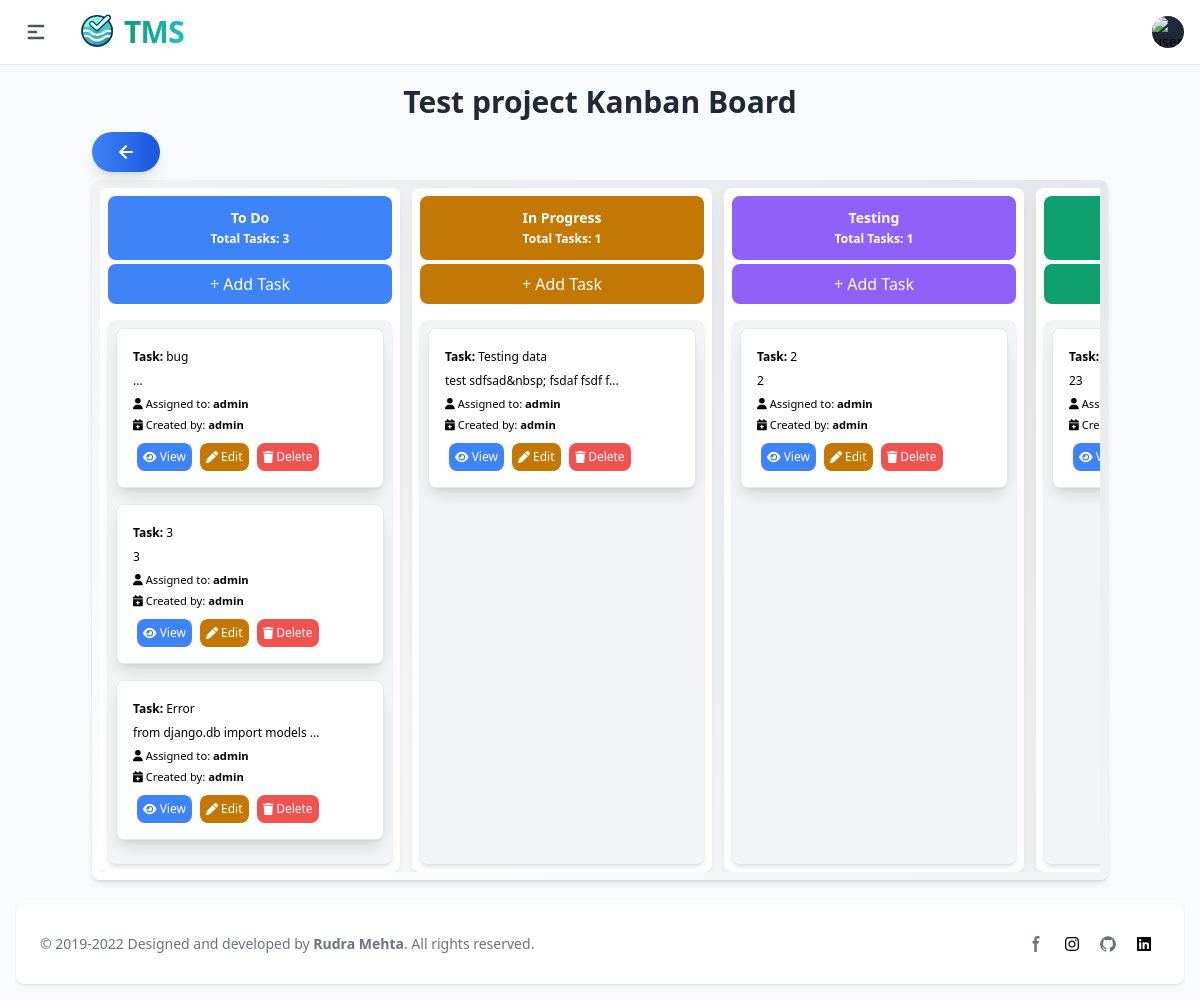
The page /kanban-board/7/ (signed in) on the database as committed earlier.
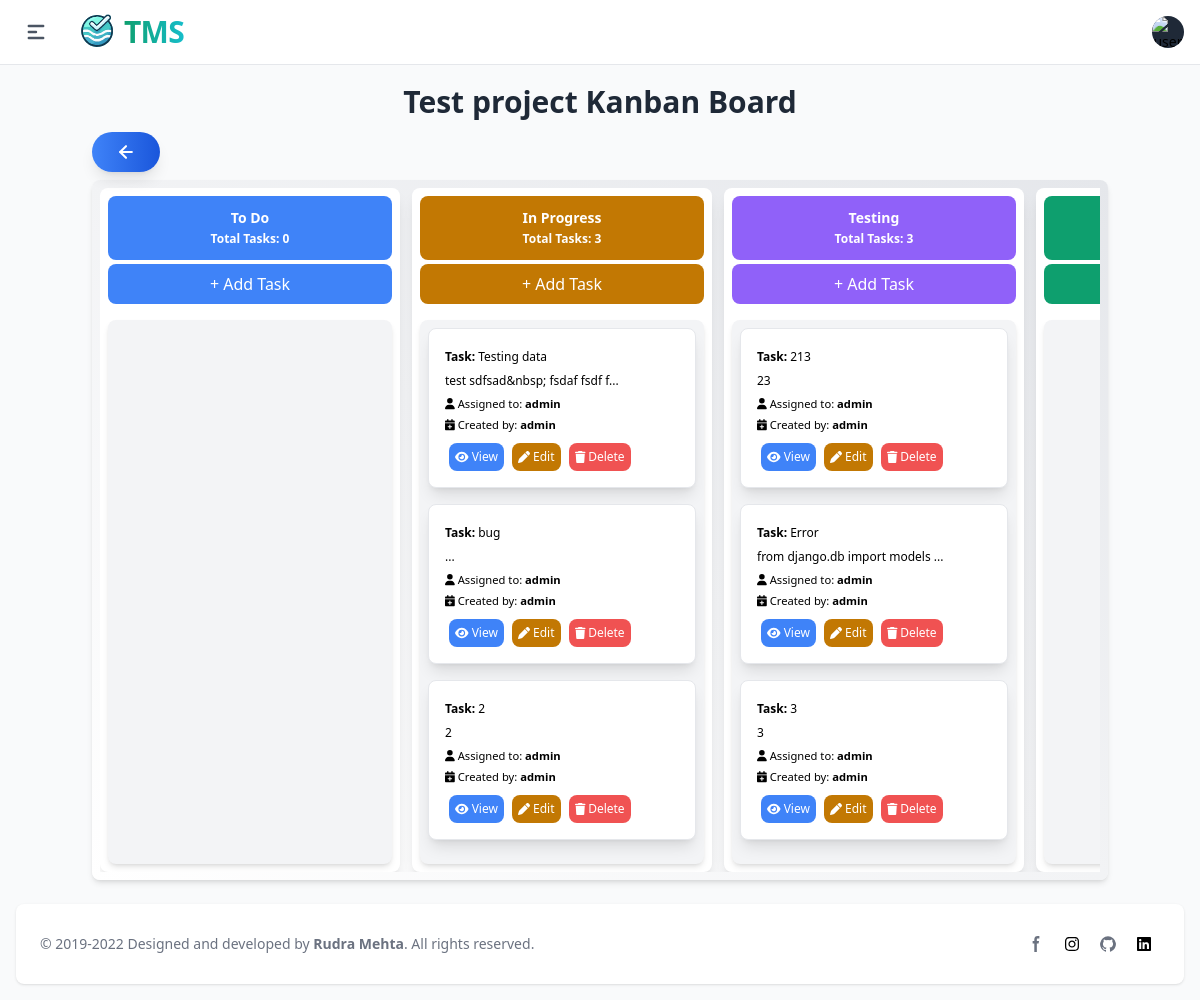
The same page on the database as committed later.
### apps/project_mgmt/models/kanban.py (models this page shows, shortened)
class Board(BaseModel, models.Model):
    project = models.ForeignKey(Project, related_name='boards', on_delete=models.CASCADE)
    name = models.CharField(max_length=255)
    description = models.TextField(blank=True, null=True)

class Column(BaseModel, models.Model):
    board = models.ForeignKey(Board, related_name='columns', on_delete=models.CASCADE)
    name = models.CharField(max_length=255)
    order = models.PositiveIntegerField()
    color = models.CharField(choices=ColorChoices.choices, max_length=200, null=True, blank=True)

class Task(BaseModel, models.Model):
    column = models.ForeignKey(Column, related_name='tasks', on_delete=models.CASCADE)
    title = models.CharField(max_length=255)
    description = HTMLField(blank=True, null=True)
    order = models.PositiveIntegerField()
    user = models.ForeignKey(UserModel, on_delete=models.CASCADE)

### apps/project_mgmt/models/project.py (models this page shows, shortened)
class Project(BaseModel, models.Model):
    name = models.CharField(max_length=200)
    description = models.TextField(blank=True, null=True)

### apps/auth/models.py (models this page shows, shortened)
class UserModel(AbstractBaseUser, PermissionsMixin, CreatedUpdatedAt):
    id = models.UUIDField(primary_key=True, default=uuid.uuid4, editable=False, unique=True)
    is_active = models.BooleanField(default=False)
    is_staff = models.BooleanField(default=False)
    user_image = models.ImageField(upload_to='user_image',null=True, blank=True)
    username = models.CharField(max_length=50, unique=True)
    is_deleted = models.BooleanField(default=False)
    email = models.EmailField(unique=True, max_length=50)
    groups = models.ManyToManyField(Group, related_name='user_model_groups', blank=True)
    user_permissions = models.ManyToManyField(Permission, related_name='user_model_permissions', blank=True)
    USERNAME_FIELD = "email"
    REQUIRED_FIELDS = ['username']
    objects = UserManager()

### apps/project_mgmt/views/board.py (the view)
# urls.py: path('kanban-board/<int:board_id>/', KanBanBoardView.as_view(), name='kanban_board'),
class KanBanBoardView(View):
    def get(self, request, board_id):
        board = Board.objects.get(id = board_id)
        tasks_prefetch = Prefetch(
            'tasks',
            queryset=Task.objects.order_by('order')  # Adjust 'order' to the appropriate field for task ordering
        )
        board_columns = Column.objects.filter(board = board).prefetch_related(tasks_prefetch).order_by('order')
        users = UserModel.objects.values('id', 'username')
        context = {
            'board':board,
            'board_columns':board_columns,
            'users': users
        }
        return render(request, 'project_mgmt/kanban.html', context)

### utils/models/createupdateuser.py (called while the page is built)
    def __call__(self, request):
        _thread_locals.user = request.user
        response = self.get_response(request)
        return response

### utils/models/manager.py (called while the page is built)
    def get_queryset(self):
        return super(ObjectsManager, self).get_queryset()

### apps/templates/project_mgmt/kanban.html (shortened to what this page needs)
{% extends "base/base.html" %}
{% load static %}
{% block content %}
<div class="container mx-auto px-1 py-1 max-w-screen">
  <h1 class="text-3xl font-bold text-center mb-3 text-gray-800">{{ board.project.name }} Kanban Board</h1>
  {% block backurl %}
  {% include "base/backbutton.html" %}
  {% endblock backurl %}
  <div class="bg-gradient-to-tr from-white to-gray-200 p-2 dark:bg-gray-800 rounded-lg shadow-md overflow-hidden">
    <div class="overflow-x-auto scrollbar-custom">
      <div class="flex space-x-3">
        {% for colums in board_columns %}
          <div class="bg-white rounded-lg shadow-lg p-2 max-w-[300px] w-[500px] flex-shrink-0" data-columsid="{{ colums.id }}">
            <div class="text-sm font-semibold mb-1 text-center bg-{{ colums.color }}-500 text-white p-3 rounded-lg">
              <h2>{{ colums.name }}</h2>
              <span class="text-xs">Total Tasks: {{ colums.tasks.count }}</span>
            </div>
            <button class="bg-{{ colums.color }}-500 bottom-0 text-white p-2 mb-4 rounded-lg w-full draggable" onclick="openAddTaskModal('{{ colums.id }}')">+ Add Task</button>
            <div class="bg-gray-100 p-2 rounded-lg shadow-md min-h-[300px] column-content">
              {% for task in colums.tasks.all %}
                <div data-taskid="{{ task.id }}" class="bg-white p-4 mb-4 rounded-lg shadow-lg draggable border border-gray-200" draggable="true">
                  <div class="flex justify-between items-center mb-1 text-xs">
                    <div class="badge badge-info py-1 rounded-pill">
                      <strong>Task:</strong> {{ task.title }}
                    </div>
                  </div>
                  <div class="mb-1 text-xs">
                    {% if task.description|length > 30 %}
                      <p class="text-muted">
                        {{ task.description|striptags|slice:":30" }}...</p>
                    {% else %}
                      <p class="text-muted">{{ task.description|striptags }}</p>
                    {% endif %}
                  </div>
                  <div class="mb-1 text-sm">
                    <div class="d-flex justify-content-between">
                      <div>
                        <small class="text-muted">
                          <i class="fas fa-user"></i> Assigned to: <strong>{{ task.user.username }}</strong>
                        </small>
                      </div>
                      <div>
                        <small class="text-muted">
                          <i class="fas fa-calendar-plus"></i> Created by: <strong>{{ task.created_by.username }}</strong>
                        </small>
                      </div>
                    </div>
                  </div>
                  <div class="flex justify-start mt-2 z-50">
                    <a href="#" onclick="openTaskDetailsModal('{{ task.id }}')" class="btn btn-primary mx-1 p-1.5 text-xs font-medium rounded-lg bg-blue-500 text-white">
                      <i class="fas fa-eye"></i> View
                    </a>
                    <a href="#" onclick="openEditTaskModal('{{ task.id }}')" class="btn btn-primary mx-1 p-1.5 text-xs font-medium rounded-lg bg-yellow-500 text-white">
                      <i class="fas fa-pen"></i> Edit
                    </a>
                    <form id="deleteForm" method="post" class="">
                      <button type="button" onclick="get_action('{% url "delete_task" task.id %}')" id="deleteButton" data-modal-target="deleteModal" data-modal-toggle="deleteModal" class="btn btn-primary mx-1 p-1.5 text-xs font-medium rounded-lg bg-red-500 text-white">
                          <i class="fas fa-trash"></i> Delete
                      </button>
                  </form>
                  </div>
                </div>
              {% endfor %}
            </div>
          </div>
        {% endfor %}
      </div>
    </div>
  </div>
</div>
{% endblock content %}

### apps/templates/base/base.html (shortened to what this page needs)
{% load compress %}
{% load static %}
<!DOCTYPE html>
<html lang="en">
<head>
    {% compress css %}
    <link href="{% static 'fontawesomefree/css/all.min.css' %}" rel="stylesheet" type="text/css">
    <link rel="stylesheet" href="{% static 'src/output.css' %}">
    {% endcompress %}
</head>
<body class="bg-green-50" id="body">
  <div id="content" class="antialiased bg-gray-50 dark:bg-gray-900">
  {% if request.user.is_authenticated %}
      {% include "base/nav.html" %}
      <main class="p-4 h-auto pt-20">
        {% block content %}
        {% endblock content %}
        {% include "base/footer.html" %}
      </main>
  {% else %}
    {% include "auth/login.html" %}
  {% endif %}
</div>
</body>
</html>

### apps/templates/base/nav.html (shortened to what this page needs)
{% load static %}
<nav class="bg-white border-b border-gray-200 px-4 py-2.5 dark:bg-gray-800 dark:border-gray-700 fixed left-0 right-0 top-0 z-50">
    <div class="flex flex-wrap justify-between items-center">
      <div class="flex justify-start items-center">
        <div class="text-center">
          <button class="p-2 mr-2 text-gray-600 rounded-lg cursor-pointer hover:text-gray-900 hover:bg-gray-100 focus:bg-gray-100 dark:focus:bg-gray-700 focus:ring-2 focus:ring-gray-100 dark:focus:ring-gray-700 dark:text-gray-400 dark:hover:bg-gray-700 dark:hover:text-white" type="button" data-drawer-target="drawer-navigation" data-drawer-toggle="drawer-navigation" aria-controls="drawer-navigation">
            <svg
            aria-hidden="true"
            class="w-6 h-6"
            fill="currentColor"
            viewBox="0 0 20 20"
            xmlns="http://www.w3.org/2000/svg"
          >
            <path
              fill-rule="evenodd"
              d="M3 5a1 1 0 011-1h12a1 1 0 110 2H4a1 1 0 01-1-1zM3 10a1 1 0 011-1h6a1 1 0 110 2H4a1 1 0 01-1-1zM3 15a1 1 0 011-1h12a1 1 0 110 2H4a1 1 0 01-1-1z"
              clip-rule="evenodd"
            ></path>
          </svg>
          </button>
        </div>
        <a href="#" class="flex items-center mr-4 transition-all duration-300 ease-in-out hover:scale-105">
          <img
              src="{% static 'img/tms_logo.svg' %}"
              class="w-16 -mr-1 mt-1 h-10 object-cover transition-transform duration-300 ease-in-out"
              alt="Flowbite Logo"
          />
          <span class="self-center text-3xl font-extrabold tracking-tight text-transparent bg-clip-text bg-gradient-to-r from-green-500 to-teal-400 transition duration-300 ease-in-out">
          </span>
      </a>
      </div>
      <div class="flex items-center lg:order-2">
        <button
          type="button"
          class="flex mx-3 text-sm bg-gray-800 rounded-full md:mr-0 focus:ring-4 focus:ring-gray-300 dark:focus:ring-gray-600"
          id="user-menu-button"
          aria-expanded="false"
          data-dropdown-toggle="dropdown"
        >
          <img
            class="w-8 h-8 rounded-full"
            src="https://flowbite.s3.amazonaws.com/blocks/marketing-ui/avatars/michael-gough.png"
            alt="user photo"
          />
        </button>
      </div>
    </div>
  </nav>

### apps/templates/base/backbutton.html (shortened to what this page needs)
<div class="flex flex-wrap justify-start mb-2 space-y-2 sm:space-y-0 sm:space-x-2">
    <a
       onclick="goBack(event)"
       class="w-auto text-sm py-2 px-4 sm:py-2.5 sm:px-6 bg-gradient-to-r from-blue-500 to-blue-700 text-white rounded-full shadow-lg transform transition duration-300 ease-in-out hover:scale-105 hover:shadow-2xl hover:bg-gradient-to-r hover:from-blue-600 hover:to-cyan-500 focus:outline-none focus:ring-4 focus:ring-cyan-300 focus:ring-offset-2 flex items-center space-x-2 sm:space-x-3 relative overflow-hidden">
    </a>
</div>

### apps/templates/base/footer.html (shortened to what this page needs)
<footer class="bg-white mt-5 rounded-lg shadow sm:flex sm:items-center sm:justify-between p-4 sm:p-6 xl:p-8 dark:bg-gray-800 antialiased">
    <p class="mb-4 text-sm text-center text-gray-500 dark:text-gray-400 sm:mb-0">
        &copy; 2019-2022 Designed and developed by <a href="#" class="hover:underline" target="_blank"><b>Rudra Mehta</b></a>.   All rights reserved.
    </p>
    <div class="flex justify-center items-center space-x-1">
      <a href="https://www.facebook.com/rudra.mehta.7965/" data-tooltip-target="tooltip-facebook" class="inline-flex justify-center p-2 text-gray-500 rounded-lg cursor-pointer dark:text-gray-400 dark:hover:text-white hover:text-gray-900 hover:bg-gray-100 dark:hover:bg-gray-600">
          <svg class="w-4 h-4" aria-hidden="true" xmlns="http://www.w3.org/2000/svg" fill="currentColor" viewBox="0 0 8 19">
              <path fill-rule="evenodd" d="M6.135 3H8V0H6.135a4.147 4.147 0 0 0-4.142 4.142V6H0v3h2v9.938h3V9h2.021l.592-3H5V3.591A.6.6 0 0 1 5.592 3h.543Z" clip-rule="evenodd"/>
          </svg>
      </a>
      <a href="https://www.instagram.com/rudramehta772/" data-tooltip-target="tooltip-instagram" class="inline-flex justify-center p-2 text-gray-500 rounded-lg cursor-pointer dark:text-gray-400 dark:hover:text-white hover:text-gray-900 hover:bg-gray-100 dark:hover:bg-gray-600">
        </a>
      <a href="https://github.com/rudrafra772" data-tooltip-target="tooltip-github" class="inline-flex justify-center p-2 text-gray-500 rounded-lg cursor-pointer dark:text-gray-400 dark:hover:text-white hover:text-gray-900 hover:bg-gray-100 dark:hover:bg-gray-600">
      </a>
      <a href="https://linkedin.com/in/rudramehta1011" data-tooltip-target="tooltip-linkedin" class="inline-flex justify-center p-2 text-gray-500 rounded-lg cursor-pointer dark:text-gray-400 dark:hover:text-white hover:text-gray-900 hover:bg-gray-100 dark:hover:bg-gray-600">
    </a>
  </div>
  </footer>

Rows that differ between the two databases and show on the page:
changed Column "To Do": tasks.count "3" → "0"; loses Task (title "bug", user.username "admin", created_by.username "admin"); loses Task (title "3", description "3", user.username "admin", created_by.username "admin"); loses Task (title "Error", description "from django.db import models", user.username "admin", created_by.username "admin")
changed Column "In Progress": tasks.count "1" → "3"; gains Task (title "bug", user.username "admin", created_by.username "admin"); gains Task (title "2", description "2", user.username "admin", created_by.username "admin")
changed Column "Testing": tasks.count "1" → "3"; gains Task (title "213", description "23", user.username "admin", created_by.username "admin"); gains Task (title "Error", description "from django.db import models", user.username "admin", created_by.username "admin"); gains Task (title "3", description "3", user.username "admin", created_by.username "admin"); loses Task (title "2", description "2", user.username "admin", created_by.username "admin")
changed Column (number 4 of 4 on the later page): loses Task (description "23")
